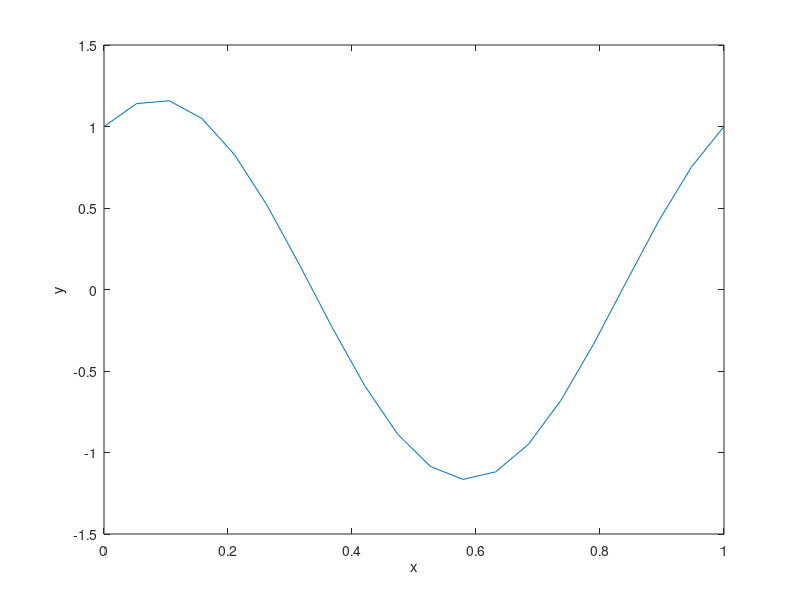

Source code (MATLAB):
%create curve using trigonometry
% 1. create 20 points
x = linspace(0, 1, 20);

%plot curve
y = 0.6 * sin(2*pi*x) + cos(2*pi*x);
disp(y);
plot(x, y);
xlabel('x');
ylabel('y');

%create multilayer perceptron to approximate this curve
% 1 hidden layer with 4-8 neurons
n = 4;
B = randn(n, 1);
W = randn(n, 20, 1);
%1 step calculate output

Y = zeros(1, n);
E = zeros(1, n);

for i = 1:n
    v = sum( x(i:20) .* y(i:20)) + B(i);
    Y(i) = 1 / (1 + exp(-v));
    E(i) = sum(y) - Y(i);
end

disp(E);



